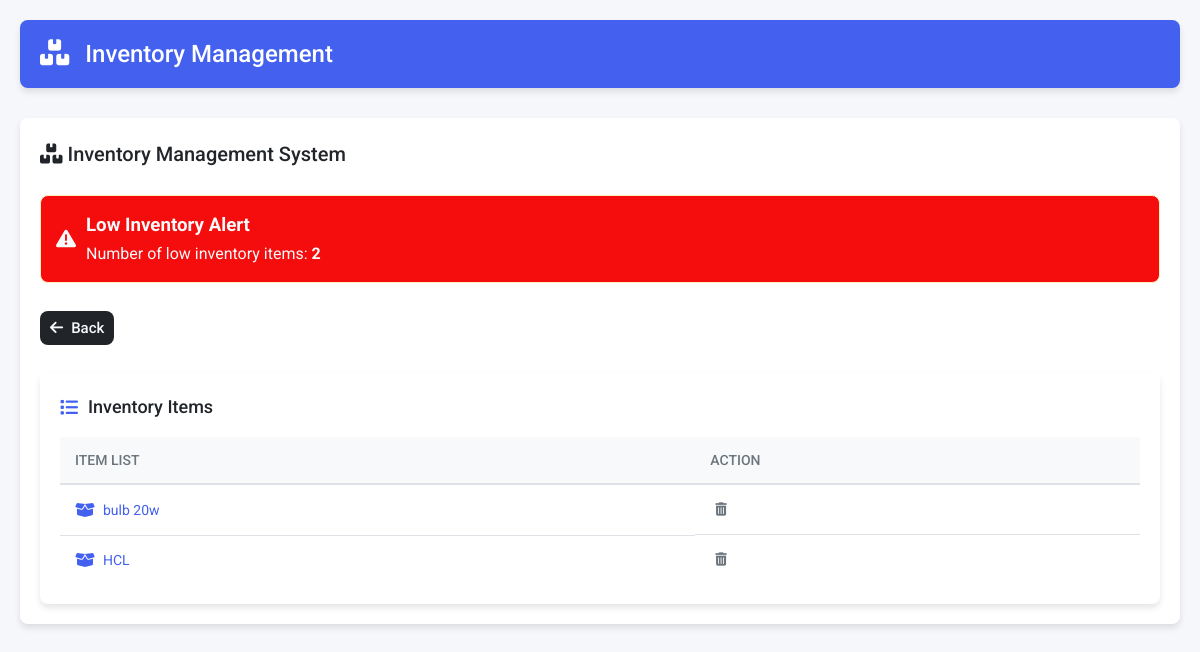
Page /low_inventory_list on the earlier database version.
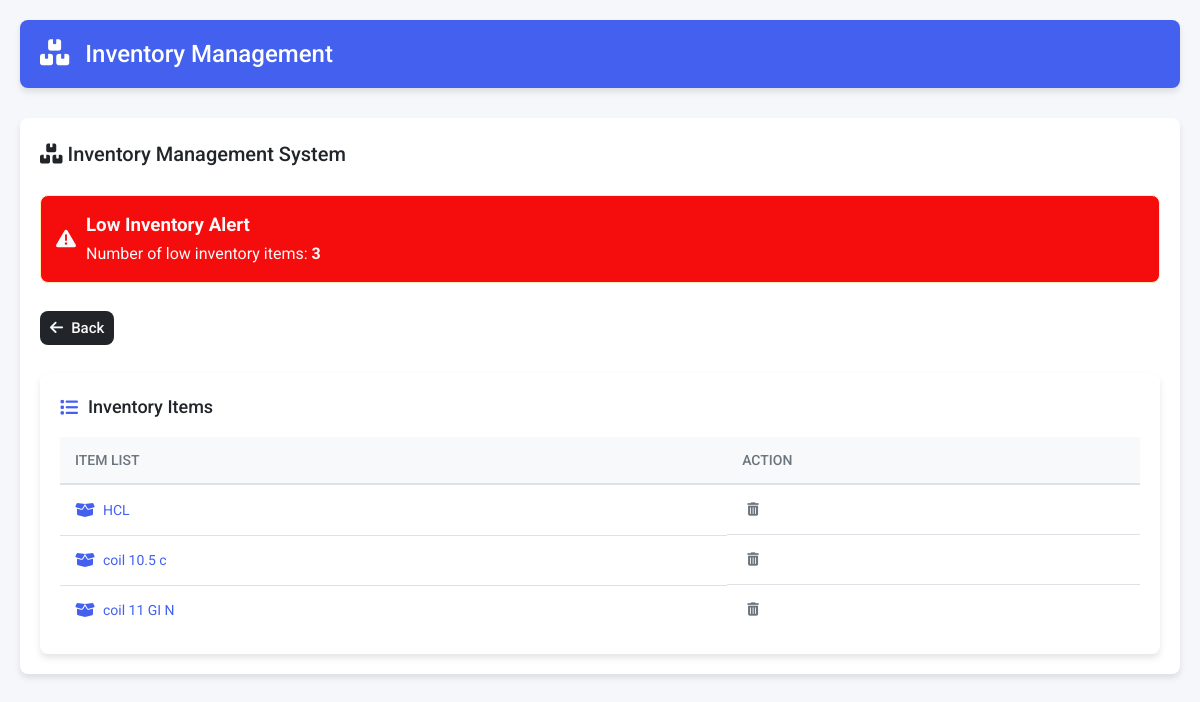
Same page on the later database version.
### tables this page shows
CREATE TABLE items
                     (id INTEGER PRIMARY KEY AUTOINCREMENT,
                      name TEXT UNIQUE,
                      item_type TEXT,
                      item_unit TEXT,
                      minimum_inventory REAL,
                      current_inventory REAL check(current_inventory >= 0) default 0,
                      init_inventory_pm REAL,
                      updated_at TIMESTAMP DEFAULT CURRENT_TIMESTAMP,
                      has_rolls INTEGER BOOLEAN DEFAULT 0,
                      custom_fields TEXT);

### app.py (the view)
@app.route('/low_inventory_list' , methods = ['GET'])
def low_inventory_list():
    conn = get_db_connection()
    try:
        c = conn.cursor()
        quary = f'select count(*) from items where minimum_inventory >= current_inventory'
        c.execute(quary)
        no_of_low_inv_item = c.fetchone()
        quary = f'select id , name from items where minimum_inventory >= current_inventory'
        c.execute(quary)
        items = c.fetchall()
    except Exception as e:
        conn.rollback()
        return f"Error deleting entry: {e}", 500
    finally:
        conn.close()
    return render_template('low_inventory_list.html' , items = items , no_of_low_inv_item = no_of_low_inv_item)

### app.py (called while the page is built)
@app.context_processor
def inject_datetime():
    return {'datetime': datetime}

def get_db_connection():
    conn = sqlite3.connect(DATABASE)
    conn.execute("PRAGMA foreign_keys = ON")
    return conn

### templates/low_inventory_list.html
{% extends "base.html" %}
{% block content %}
<div class="dashboard-container">
    <div class="dashboard-header">
        <h2><i class="fas fa-boxes"></i> Inventory Management System</h2>
    </div>
    <div class="alert alert-warning">
        <i class="fas fa-exclamation-triangle"></i>
        <div>
            <h3>Low Inventory Alert</h3>
            <p>Number of low inventory items: <strong>{{ no_of_low_inv_item[0] }}</strong></p>
        </div>
    </div>
     <a href="{{ url_for('index') }}" class="btn btn-back">
                <i class="fas fa-arrow-left"></i> Back
        </a>
    <div class="inventory-table-container">
        <h2><i class="fas fa-list"></i> Inventory Items</h2>
        <table class="inventory-table">
            <thead>
                <tr>
                    <th>ITEM LIST</th>
                    <th>ACTION</th>
                </tr>
            </thead>
            <tbody>
                {% for item in items %}
                <tr>
                    <td>
                        <a href="{{ url_for('item_form', item_id=item[0]) }}" class="item-link">
                            <i class="fas fa-box-open"></i> {{ item[1] }}
                        </a>
                    </td>
                    <td class="actions">
                        <form method="POST" action="{{ url_for('delete_item', item_id=item[0]) }}"
                            onsubmit="return confirm('Are you sure you want to delete this item?');">
                            <button type="submit" class="btn-icon danger">
                                <i class="fas fa-trash-alt"></i>
                            </button>
                        </form>
                    </td>
                </tr>
                {% endfor %}
            </tbody>
        </table>
    </div>
</div>
{% endblock %}

Differences in the rows shown:
no longer on this page (row edited): items: name "bulb 20w"
added items: name "coil 10.5 c"
added items: name "coil 11 GI N"
Other differences:
{{ no_of_low_inv_item[0] }}: "2" → "3"
